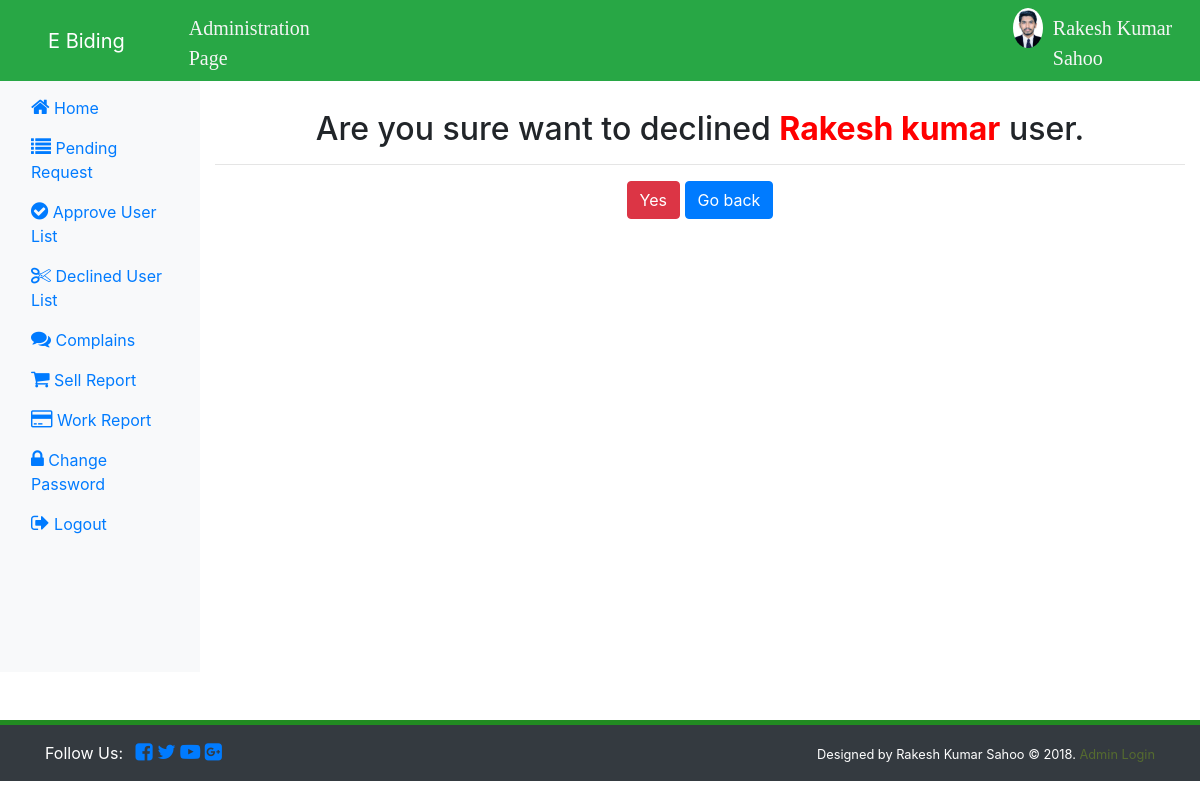
Page /decline/2Rakesh kumar/ (signed in) on the committed database.
### admin/models.py (models this page shows)
class AdminData(models.Model):
    name = models.CharField(max_length=30)
    email = models.EmailField(max_length=30)
    image = models.ImageField(upload_to='admin_profile/')
    password = models.CharField(max_length=8)

### admin/views.py (the view)
# urls.py: path('decline/<int:pk><str:name>/', views.decline, name="decline"),
def decline(request, pk, name):
    if request.session["aemail"]:
        aemail = request.session["aemail"]
        data = AdminData.objects.get(email=aemail)
        return render(request, "admin/decline_confirm.html", {"data":data, "id":pk, "name":name})
    else:
        return redirect('admin_login')

### templates/admin/decline_confirm.html (shortened to what this page needs)
{% extends 'admin/slide_bar.html' %}
{% block adminbody %}
     <nav class="col-md-10" style="margin-top: 70px">
     <center>
         <h2>Are you sure want to declined <b style="color: red;">{{ name }}</b> user.</h2><hr>
         <a href="{% url 'decline_confirm' id %}" class="btn btn-danger">Yes</a>
         <a href="{% url 'declined_req' %}" class="btn btn-primary">Go back</a>
     </center>
     </nav>
{% endblock %}

### templates/admin/admin_hader.html (shortened to what this page needs)
<!DOCTYPE html>
<html lang="en">
<head>
</head>
<body>
  <nav class="navbar navbar-expand-sm navbar-dark bg-success pl-5 fixed-top">
    <a href="/" class="navbar-brand">E Biding</a>
    <div id="myMenu">
      <ul class="navbar-nav pl-5 custom-nav">
        <li class="nav-item" style="margin-top:5px;color: whitesmoke;font-family: cursive;font-size: 20px">Administration Page</li>
      <li style="margin-left: 700px"><img src="{{ data.image.url }}" class="rounded-circle" style="height: 40px"></li>
      <li style="margin-left:10px;margin-top:5px;color: whitesmoke;font-family: cursive;font-size: 20px">{{ data.name }}</li>
      </ul>
    </div>
  </nav>
</body>
</html>

### rows in the picture
AdminData: image (picture), name "Rakesh Kumar Sahoo"

### other values in the picture
{{ name }} "Rakesh kumar"
